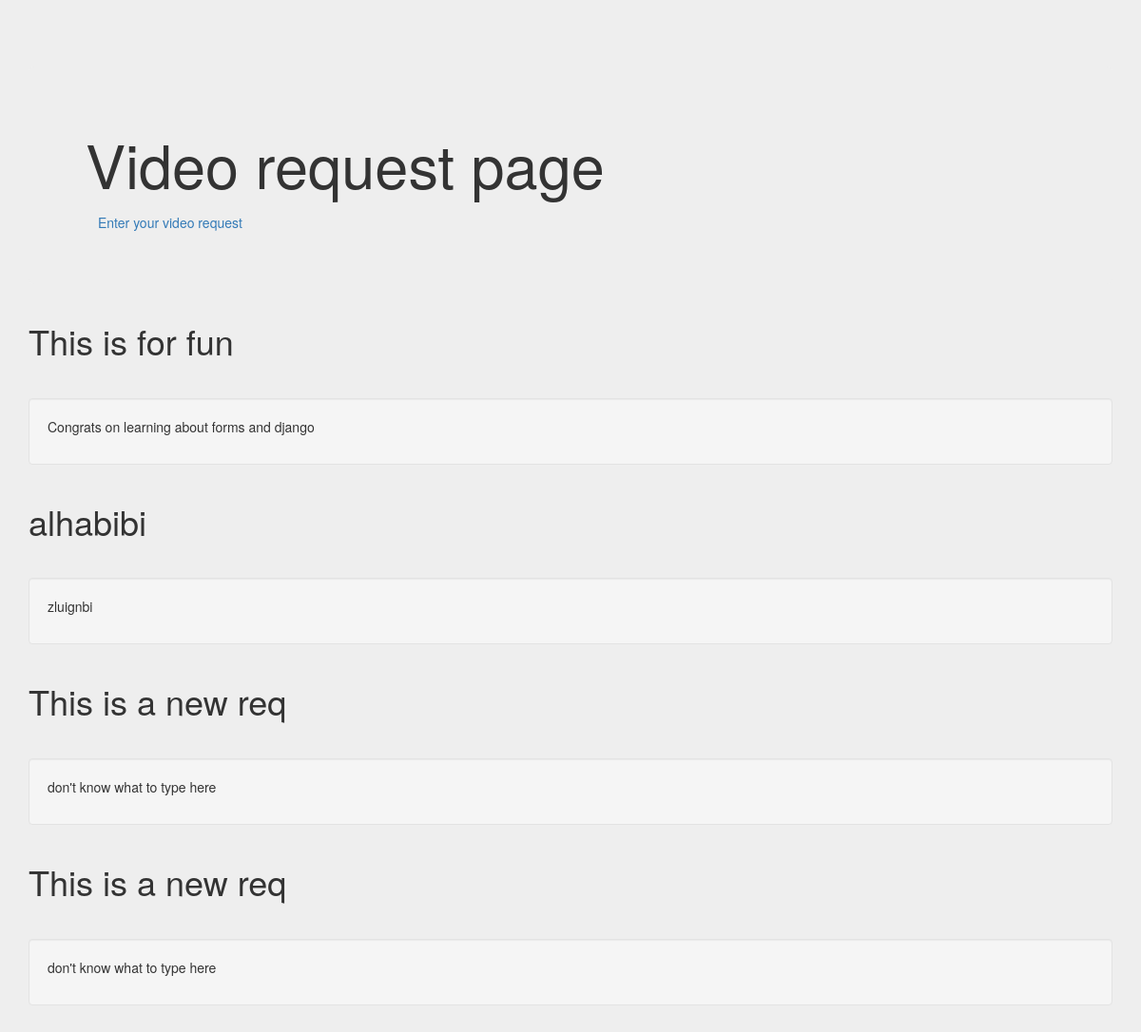
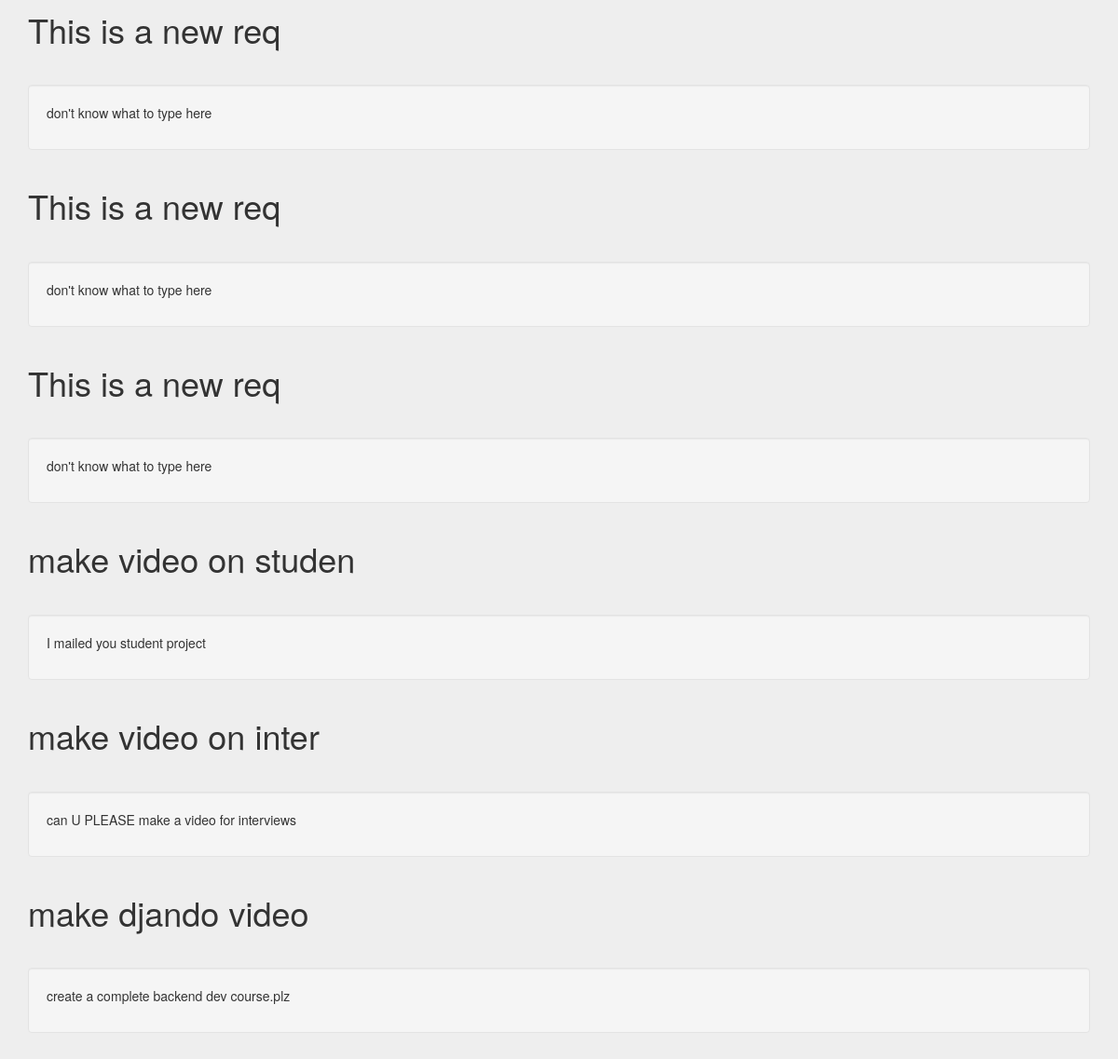
The app's page /videorequest/ with its own data (2 pictures, top to bottom).
### videorequest/models.py (models this page shows, shortened)
class Video(models.Model):
	videotitle = models.CharField(max_length=20)
	videodesc = models.TextField()
	date_added = models.DateTimeField(default=timezone.now)

### videorequest/views.py (the view)
# urls.py: path('', views.index, name='index'),
def index(request):
	videos = Video.objects.order_by('-date_added')
	context = {'videos': videos}
	return render(request, 'videorequest/index.html', context)

### videorequest/templates/videorequest/index.html (shortened to what this page needs)
{% load static %}
<!DOCTYPE html>
<html lang="en">
  <head>
    <link href="{% static 'videorequest/bootstrap.min.css' %}" rel="stylesheet">
    <link href="{% static 'videorequest/theme.css' %}" rel="stylesheet">
  </head>
  <body>
    <div class="container theme-showcase" role="main">
      <div class="jumbotron">
        <h1>Video request page</h1>
        <a type="button" class="btn btn-link" href="{% url 'vrform' %}">Enter your video request</a>
      </div>
    {% for v in videos %}
      <div class="page-header">
        <h1>{{v.videotitle}}</h1>
      </div>
      <div class="well">
        <p>{{v.videodesc}}</p>
      </div>
      {% endfor %}
    </div>
  </body>
</html>

### videorequest/static/videorequest/theme.css (style rules this page uses)
body { padding-top: 70px; padding-bottom: 30px; background-color: #eee; }

### records on screen
Video: videotitle "This is for fun", videodesc "Congrats on learning about forms and django"
Video: videotitle "alhabibi", videodesc "zluignbi"
Video: videotitle "This is a new req", videodesc "don't know what to type here"
Video: videotitle "This is a new req", videodesc "don't know what to type here"
Video: videotitle "This is a new req", videodesc "don't know what to type here"
Video: videotitle "This is a new req", videodesc "don't know what to type here"
Video: videotitle "This is a new req", videodesc "don't know what to type here"
Video: videotitle "make video on studen", videodesc "I mailed you student project"
Video: videotitle "make video on inter", videodesc "can U PLEASE make a video for interviews"
Video: videotitle "make djando video", videodesc "create a complete backend dev course.plz"
